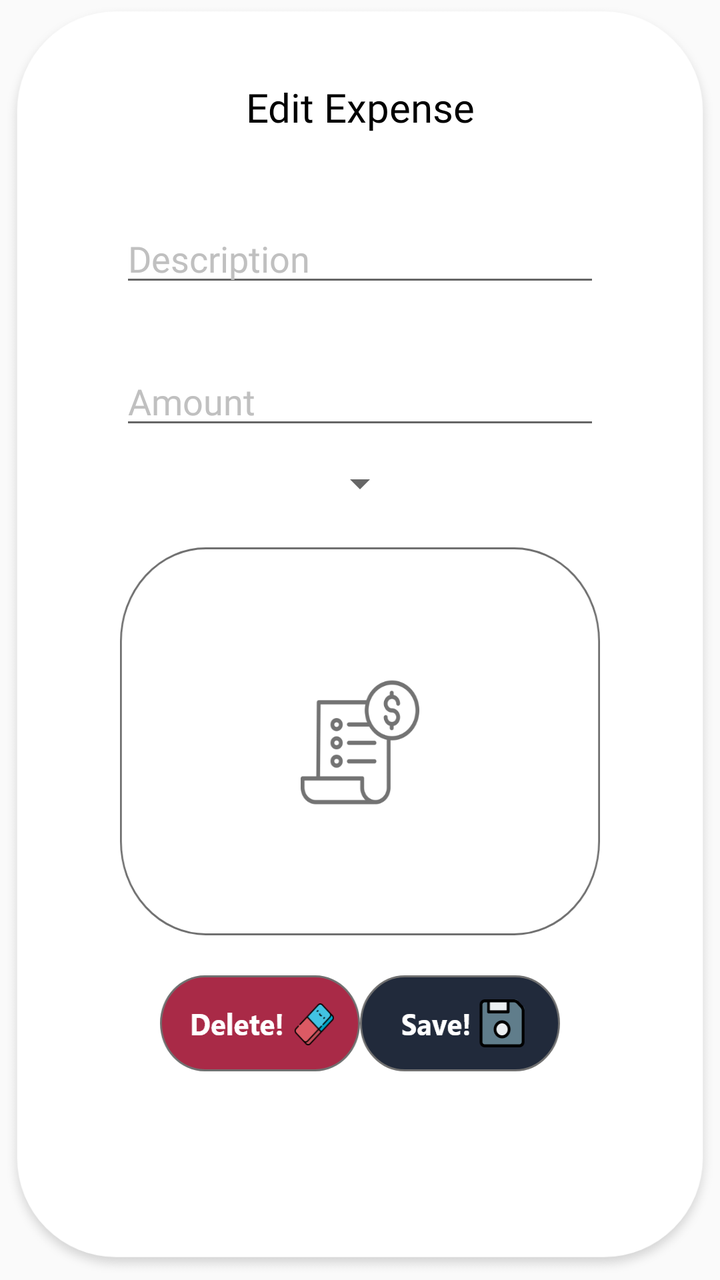
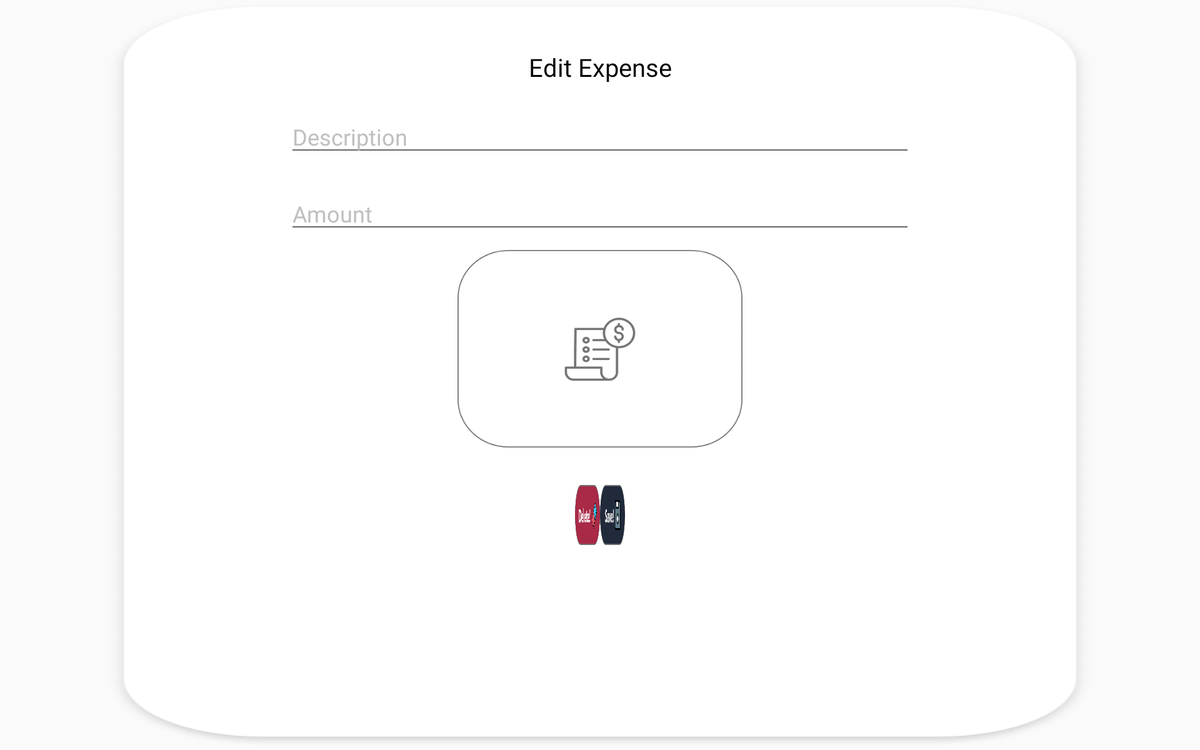

First picture: res/layout/ on a phone held upright. Second picture: the repository's own variant of that layout, on a device whose configuration matches the variant's folder. Source for both follows.
<!-- AndroidManifest.xml: application theme AppTheme -->
<!-- res/layout/expense_edit_sheet.xml -->
<?xml version="1.0" encoding="utf-8"?>
<LinearLayout xmlns:android="http://schemas.android.com/apk/res/android"
    android:id="@+id/expense_edit_Sheet"
    android:layout_width="match_parent"
    android:layout_height="wrap_content"
    android:background="@drawable/expense_sheet"
    android:orientation="vertical">

    <TextView
        android:id="@+id/edit_expense"
        android:layout_width="match_parent"
        android:layout_height="match_parent"
        android:fontFamily="@font/segoe_ui_bold"
        android:paddingTop="40dp"
        android:gravity="center"
        android:text="@string/edit_expense"
        android:textColor="#000"
        android:textSize="20sp" />

    <EditText
        android:id="@+id/editDescription"
        android:layout_width="match_parent"
        android:layout_height="wrap_content"
        android:layout_marginTop="40dp"
        android:layout_marginRight="@dimen/marginsLR"
        android:layout_marginLeft="@dimen/marginsLR"
        android:hint="@string/description"
        android:textColorHint="#C0C0C0"
        android:ems="10"
        android:fontFamily="@font/segoe_ui"
        android:inputType="text"/>

    <EditText
        android:id="@+id/editAmount"
        android:layout_width="match_parent"
        android:layout_height="wrap_content"
        android:layout_marginTop="30dp"
        android:layout_marginRight="@dimen/marginsLR"
        android:layout_marginLeft="@dimen/marginsLR"
        android:hint="@string/amount"
        android:textColorHint="#C0C0C0"
        android:fontFamily="@font/segoe_ui"
        android:ems="10"
        android:inputType="numberDecimal"/>

    <Spinner
        android:id="@+id/categorySelect"
        style="@style/categorySpinner"
        android:layout_width="wrap_content"
        android:layout_height="wrap_content"
        android:layout_gravity="center"
        android:textAlignment="center"
        android:gravity="center"
        android:prompt="@string/select_category"
        android:entries="@array/list"
        android:layout_marginLeft="@dimen/marginsLR"
        android:layout_marginRight="@dimen/marginsLR"
        android:layout_margin="10dp" />

    <Button
        android:id="@+id/button"
        android:layout_width="match_parent"
        android:layout_height="wrap_content"
        android:layout_marginTop="10dp"
        android:layout_marginRight="@dimen/marginsLR"
        android:layout_marginLeft="@dimen/marginsLR"
        android:background="@drawable/receipt"
        />


    <LinearLayout
        android:layout_width="match_parent"
        android:layout_height="wrap_content"
        android:orientation="horizontal"
        android:layout_marginTop="20dp">


        <Button
            android:id="@+id/delete"
            android:layout_width="fill_parent"
            android:layout_height="wrap_content"
            android:layout_marginLeft="80dp"
            android:layout_weight="1"
            android:background="@drawable/delete" />

        <Button
            android:id="@+id/save"
            android:layout_width="fill_parent"
            android:layout_height="wrap_content"
            android:layout_marginRight="80dp"
            android:layout_weight="1"
            android:background="@drawable/save_edit"
            android:layout_marginEnd="80dp" />



    </LinearLayout>



</LinearLayout>
<!-- resources referenced by this layout -->
<resources>
  <dimen name="marginsLR">60dp</dimen>
  <!-- drawable delete: png bitmap (drawable-hdpi, 5588 bytes) -->
  <!-- drawable expense_sheet: png bitmap (drawable-hdpi, 21953 bytes) -->
  <!-- drawable receipt: png bitmap (drawable-hdpi, 13076 bytes) -->
  <!-- drawable save_edit: png bitmap (drawable-hdpi, 4517 bytes) -->
  <string name="amount">Amount</string>
  <string name="description">Description</string>
  <string name="edit_expense">Edit Expense</string>
  <string name="select_category">Select Category</string>
  <style name="AppTheme" parent="Theme.AppCompat.Light.NoActionBar">
          
          <item name="colorPrimary">@color/colorPrimary</item>
          <item name="colorPrimaryDark">@color/colorPrimaryDark</item>
          <item name="colorAccent">@color/colorAccent</item>
      </style>
  <color name="colorPrimary">#6200EE</color>
  <color name="colorPrimaryDark">#212A3B</color>
  <color name="colorAccent">#03DAC5</color>
</resources>
<!-- res/layout-sw600dp-land/expense_edit_sheet.xml (the repository's variant of the layout above) -->
<!-- drawn on a 7-inch tablet turned sideways -->
<?xml version="1.0" encoding="utf-8"?>
<LinearLayout xmlns:android="http://schemas.android.com/apk/res/android"
    android:id="@+id/expense_edit_Sheet"
    android:layout_gravity="center"
    android:layout_width="800dp"
    android:layout_height="wrap_content"
    android:background="@drawable/expense_sheet"
    android:orientation="vertical">

    <TextView
        android:id="@+id/edit_expense"
        android:layout_width="match_parent"
        android:layout_height="match_parent"
        android:fontFamily="@font/segoe_ui_bold"
        android:paddingTop="40dp"
        android:gravity="center"
        android:text="@string/edit_expense"
        android:textColor="#000"
        android:textSize="20sp" />

    <EditText
        android:id="@+id/editDescription"
        android:layout_width="match_parent"
        android:layout_height="wrap_content"
        android:layout_marginTop="20dp"
        android:layout_marginRight="150dp"
        android:layout_marginLeft="150dp"
        android:hint="@string/description"
        android:textColorHint="#C0C0C0"
        android:ems="10"
        android:fontFamily="@font/segoe_ui"
        android:inputType="text"/>

    <EditText
        android:id="@+id/editAmount"
        android:layout_width="match_parent"
        android:layout_height="wrap_content"
        android:layout_marginTop="20dp"
        android:layout_marginRight="150dp"
        android:layout_marginLeft="150dp"
        android:hint="@string/amount"
        android:textColorHint="#C0C0C0"
        android:fontFamily="@font/segoe_ui"
        android:ems="10"
        android:inputType="numberDecimal"/>

    <Button
        android:id="@+id/button"
        android:layout_width="228dp"
        android:layout_height="158dp"
        android:layout_marginLeft="@dimen/marginsLR"
        android:layout_marginTop="10dp"
        android:layout_marginRight="@dimen/marginsLR"
        android:layout_gravity="center"
        android:background="@drawable/receipt" />


    <LinearLayout
        android:layout_width="wrap_content"
        android:layout_height="wrap_content"
        android:orientation="horizontal"
        android:layout_gravity="center"
        android:layout_marginRight="300dp"
        android:layout_marginLeft="300dp">


        <Button
            android:id="@+id/delete"
            android:layout_width="fill_parent"
            android:layout_height="wrap_content"
            android:layout_marginLeft="80dp"
            android:layout_marginTop="30dp"
            android:layout_weight="1"
            android:background="@drawable/delete" />

        <Button
            android:id="@+id/save"
            android:layout_width="fill_parent"
            android:layout_height="wrap_content"
            android:layout_marginTop="30dp"
            android:layout_marginRight="80dp"
            android:layout_weight="1"
            android:background="@drawable/save_edit"
            android:layout_marginEnd="80dp" />



    </LinearLayout>


</LinearLayout>
<!-- resources referenced by the variant -->
<!-- as a 7-inch tablet turned sideways resolves them -->
<resources>
  <dimen name="marginsLR">60dp</dimen>
  <!-- drawable delete: png bitmap (drawable-hdpi, 5588 bytes) -->
  <!-- drawable expense_sheet: png bitmap (drawable-hdpi, 21953 bytes) -->
  <!-- drawable receipt: png bitmap (drawable-hdpi, 13076 bytes) -->
  <!-- drawable save_edit: png bitmap (drawable-hdpi, 4517 bytes) -->
  <string name="amount">Amount</string>
  <string name="description">Description</string>
  <string name="edit_expense">Edit Expense</string>
  <style name="AppTheme" parent="Theme.AppCompat.Light.NoActionBar">
          
          <item name="colorPrimary">@color/colorPrimary</item>
          <item name="colorPrimaryDark">@color/colorPrimaryDark</item>
          <item name="colorAccent">@color/colorAccent</item>
      </style>
  <color name="colorPrimary">#6200EE</color>
  <color name="colorPrimaryDark">#212A3B</color>
  <color name="colorAccent">#03DAC5</color>
</resources>
